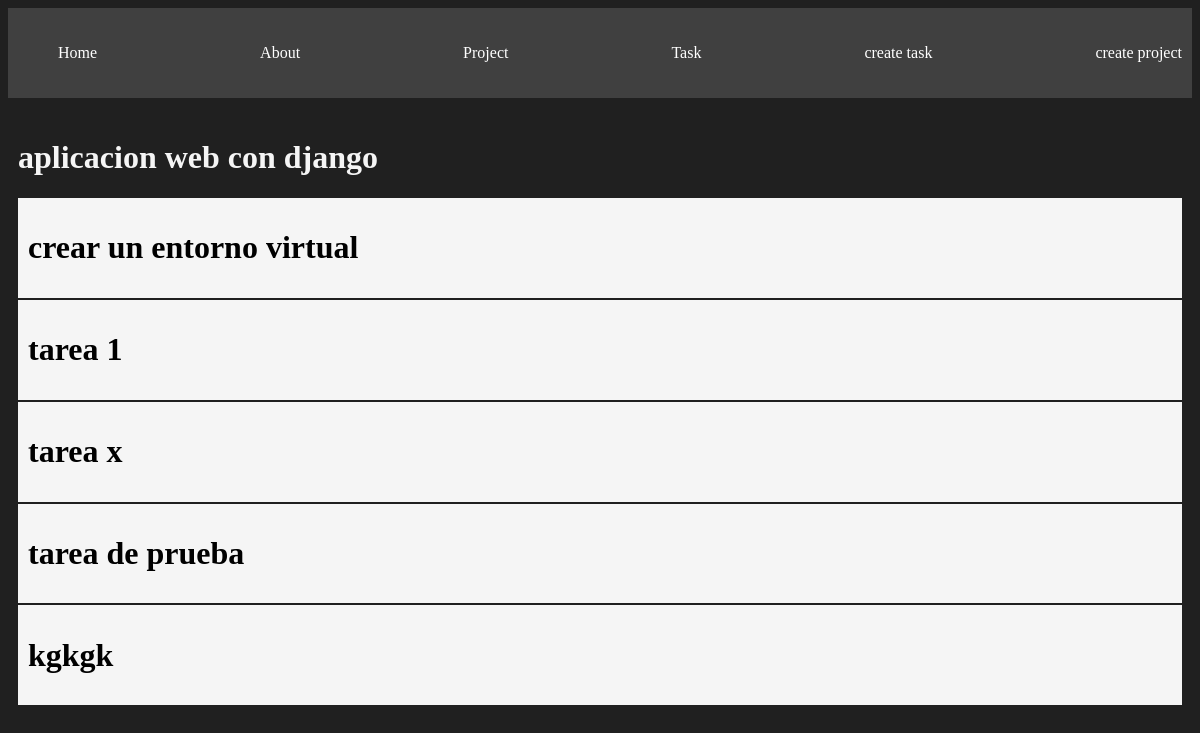
The app's page /projects/2 with its own data.
### myapp/models.py (models this page shows, shortened)
class Project(models.Model):
    name= models.CharField(max_length=200)
    def __str__(self) -> str:
        return self.name

class Task(models.Model):
    title=models.CharField(max_length=200)
    description=models.TextField()
    project= models.ForeignKey(Project,on_delete=models.CASCADE)
    done= models.BooleanField(default=False)

### myapp/views.py (the view)
# urls.py: path('projects/<int:id>', views.project_detail, name="project_detail"),
def project_detail(request,id):
    project = get_object_or_404(Project, id=id)
    tasks = Task.objects.filter(project_id=id)
    return render(request, 'projects/detail.htm',{
        'project' : project,
        'tasks' : tasks
    })

### myapp/templates/projects/detail.htm
{% extends 'layouts/base.htm'%}
{% block contend %}
<h1>{{project}}</h1>
{% for task in tasks %}
<div  class="card">
    <h1>{{task.title}}</h1>
</div>
{% endfor %}
{% endblock %}

### myapp/static/styles/main.css (style rules this page uses)
body { background: #202020; color: whitesmoke; }
.card { background: whitesmoke; color: black; padding: 10px; margin-bottom: 2px; }

### records on screen
Project: name "aplicacion web con django"
Task: title "crear un entorno virtual"
Task: title "tarea 1"
Task: title "tarea x"
Task: title "tarea de prueba"
Task: title "kgkgk"
